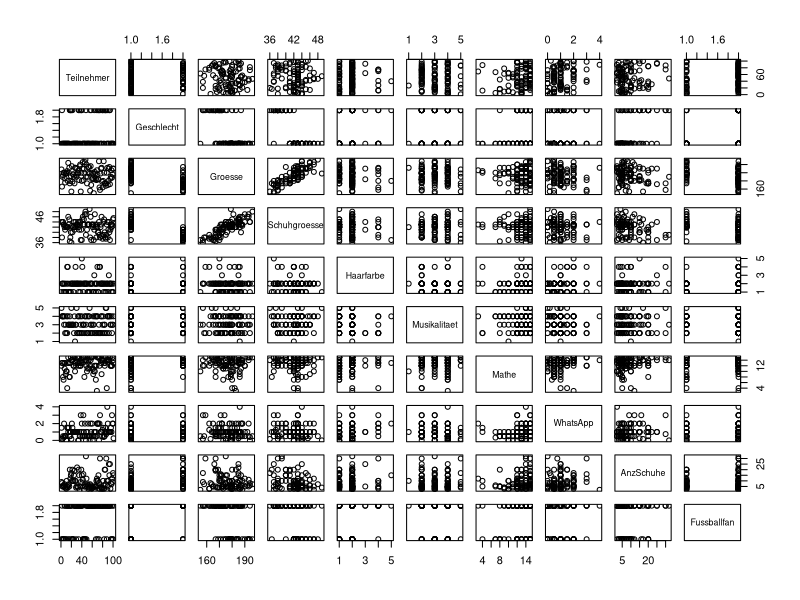
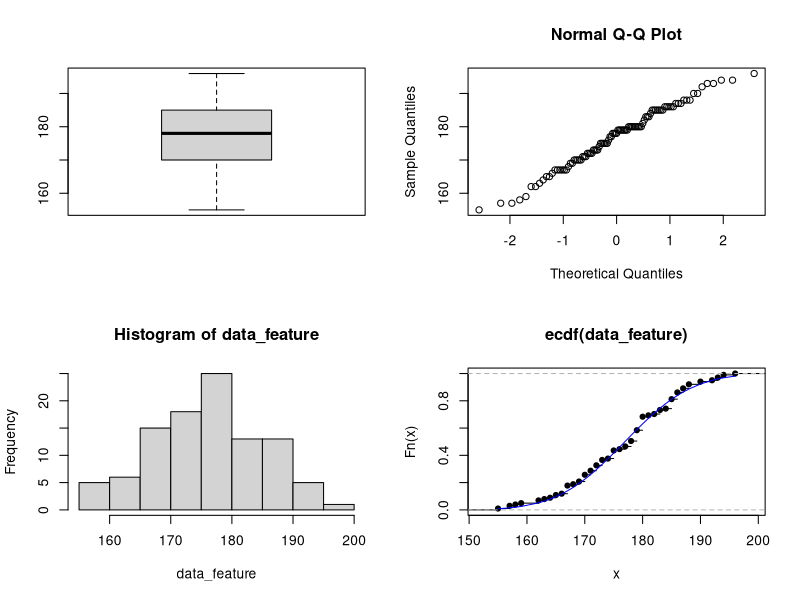

Generate these figures, in order, with R:
## ---- chunk 1
knitr::opts_chunk$set(error=TRUE,        # Keep compiling upon error
                      collapse=TRUE,     # collapse by default
                      echo=TRUE,         # echo code by default
                      comment = "#>",    # change comment character
                      fig.width = 7,     # set figure width
                      out.width = "100%", # set width of displayed images
                      warning=TRUE,      # show R warnings
                      message=FALSE)     # show R messages
## ---- chunk 2
data <- read.csv("UmfrageBis2019.csv", header = TRUE, sep = ";", 
         dec = ".", fill = TRUE, comment.char = "")

head(data)
str(data)
## ---- chunk 3
colnames(data)
names(data)[names(data) == "Letzte.Schulnote.in.Mathematik"] <- "Mathe"
names(data)[names(data) == "Stunden.am.Tag.in.WhatsApp"] <- "WhatsApp"
names(data)[names(data) == "Anzahl.Paar.Schuhe.im.Schrank"] <- "AnzSchuhe"
names(data)

## ---- chunk 4
summary(data$Teilnehmer)

## ---- chunk 5
summary(data$Geschlecht)

## ---- chunk 6
summary(data$Groesse)

## ---- chunk 7
summary(data$Schuhgroesse)

## ---- chunk 8
summary(data$Haarfarbe)

## ---- chunk 9
summary(data$Musikalitaet)

## ---- chunk 10
summary(data$Mathe)

## ---- chunk 11
summary(data$WhatsApp)

## ---- chunk 12
summary(data$AnzSchuhe)

## ---- chunk 13
summary(data$Fussballfan)

## ---- chunk 14
plot(data)
## ---- chunk 15
plot.cont.data <- function(data_feature){

  index <- 1
    for (variable in data_feature) {
      if (is.na(variable)){data_feature[index] <- 0}
      index <- index + 1
    }
  
  mean_feature <- mean(data_feature)
  sd_feature <- sd(data_feature)
  xseq <- sort(data_feature, decreasing= FALSE)
  cumulative<-pnorm(xseq, mean(data_feature), sd(data_feature))

  
  
  par(mfrow=c(2,2))
  boxplot(data_feature)
  qqnorm(data_feature)
  hist(data_feature)
  plot(ecdf(data_feature))
  lines(xseq, cumulative, col ="blue", type = "l", ylim = range(0,1))
  
}

## ---- chunk 16
plot.cont.data(data$Groesse)
